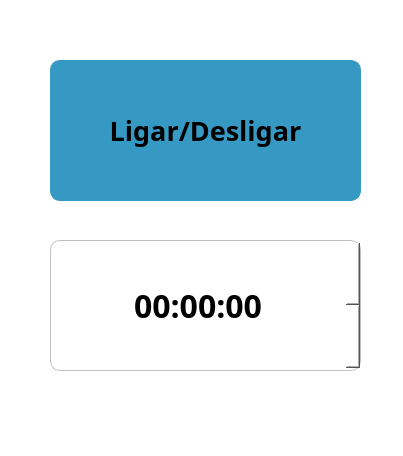
<?xml version="1.0" encoding="UTF-8"?>
<ui version="4.0">
 <class>SetupWindow</class>
 <widget class="QMainWindow" name="SetupWindow">
  <property name="geometry">
   <rect>
    <x>0</x>
    <y>0</y>
    <width>403</width>
    <height>456</height>
   </rect>
  </property>
  <property name="windowTitle">
   <string>Configurações</string>
  </property>
  <property name="styleSheet">
   <string notr="true">background-color: rgb(255, 255, 255);</string>
  </property>
  <widget class="QWidget" name="centralwidget">
   <widget class="QPushButton" name="btn_on_off">
    <property name="geometry">
     <rect>
      <x>50</x>
      <y>60</y>
      <width>311</width>
      <height>141</height>
     </rect>
    </property>
    <property name="font">
     <font>
      <family>Helvetica Neue LT Std</family>
      <pointsize>20</pointsize>
      <weight>75</weight>
      <bold>true</bold>
     </font>
    </property>
    <property name="cursor">
     <cursorShape>PointingHandCursor</cursorShape>
    </property>
    <property name="styleSheet">
     <string notr="true">background-color: rgb(54, 153, 195);
border-width: 1;
border-radius: 10;
border-style: solid;
border-color:  rgb(54, 153, 195);</string>
    </property>
    <property name="text">
     <string>Ligar/Desligar</string>
    </property>
   </widget>
   <widget class="QTimeEdit" name="timeEdit">
    <property name="geometry">
     <rect>
      <x>50</x>
      <y>240</y>
      <width>311</width>
      <height>131</height>
     </rect>
    </property>
    <property name="font">
     <font>
      <family>Helvetica Neue LT Std</family>
      <pointsize>24</pointsize>
      <weight>75</weight>
      <bold>true</bold>
     </font>
    </property>
    <property name="cursor">
     <cursorShape>PointingHandCursor</cursorShape>
    </property>
    <property name="styleSheet">
     <string notr="true">border-width: 0.75;
border-radius: 10;
border-style: solid;
border-color: rgb(191, 191, 191)</string>
    </property>
    <property name="alignment">
     <set>Qt::AlignCenter</set>
    </property>
   </widget>
  </widget>
  <widget class="QMenuBar" name="menubar">
   <property name="geometry">
    <rect>
     <x>0</x>
     <y>0</y>
     <width>403</width>
     <height>21</height>
    </rect>
   </property>
  </widget>
  <widget class="QStatusBar" name="statusbar"/>
 </widget>
 <resources/>
 <connections/>
</ui>
